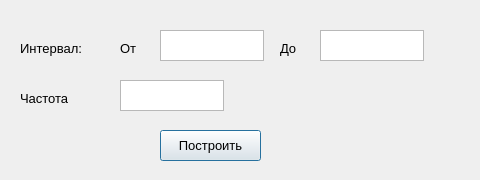
<?xml version="1.0" encoding="UTF-8"?>
<ui version="4.0">
 <class>Dialog</class>
 <widget class="QDialog" name="Dialog">
  <property name="geometry">
   <rect>
    <x>0</x>
    <y>0</y>
    <width>480</width>
    <height>180</height>
   </rect>
  </property>
  <property name="minimumSize">
   <size>
    <width>480</width>
    <height>180</height>
   </size>
  </property>
  <property name="maximumSize">
   <size>
    <width>480</width>
    <height>180</height>
   </size>
  </property>
  <property name="windowTitle">
   <string>Dialog</string>
  </property>
  <widget class="QLabel" name="label">
   <property name="geometry">
    <rect>
     <x>20</x>
     <y>40</y>
     <width>81</width>
     <height>16</height>
    </rect>
   </property>
   <property name="font">
    <font>
     <pointsize>10</pointsize>
    </font>
   </property>
   <property name="text">
    <string>Интервал:</string>
   </property>
  </widget>
  <widget class="QLabel" name="label_2">
   <property name="geometry">
    <rect>
     <x>120</x>
     <y>40</y>
     <width>55</width>
     <height>16</height>
    </rect>
   </property>
   <property name="font">
    <font>
     <pointsize>10</pointsize>
    </font>
   </property>
   <property name="text">
    <string>От</string>
   </property>
  </widget>
  <widget class="QLabel" name="label_3">
   <property name="geometry">
    <rect>
     <x>280</x>
     <y>40</y>
     <width>21</width>
     <height>16</height>
    </rect>
   </property>
   <property name="font">
    <font>
     <pointsize>10</pointsize>
    </font>
   </property>
   <property name="text">
    <string>До</string>
   </property>
  </widget>
  <widget class="QTextEdit" name="a">
   <property name="geometry">
    <rect>
     <x>160</x>
     <y>30</y>
     <width>104</width>
     <height>31</height>
    </rect>
   </property>
   <property name="font">
    <font>
     <pointsize>10</pointsize>
    </font>
   </property>
  </widget>
  <widget class="QTextEdit" name="b">
   <property name="geometry">
    <rect>
     <x>320</x>
     <y>30</y>
     <width>104</width>
     <height>31</height>
    </rect>
   </property>
   <property name="font">
    <font>
     <pointsize>10</pointsize>
    </font>
   </property>
  </widget>
  <widget class="QLabel" name="label_4">
   <property name="geometry">
    <rect>
     <x>20</x>
     <y>90</y>
     <width>81</width>
     <height>16</height>
    </rect>
   </property>
   <property name="font">
    <font>
     <pointsize>10</pointsize>
    </font>
   </property>
   <property name="text">
    <string>Частота</string>
   </property>
  </widget>
  <widget class="QTextEdit" name="frequency_text_edit">
   <property name="geometry">
    <rect>
     <x>120</x>
     <y>80</y>
     <width>104</width>
     <height>31</height>
    </rect>
   </property>
  </widget>
  <widget class="QPushButton" name="build_plot_button">
   <property name="geometry">
    <rect>
     <x>160</x>
     <y>130</y>
     <width>101</width>
     <height>31</height>
    </rect>
   </property>
   <property name="font">
    <font>
     <pointsize>10</pointsize>
    </font>
   </property>
   <property name="text">
    <string>Построить</string>
   </property>
  </widget>
 </widget>
 <resources/>
 <connections/>
</ui>
